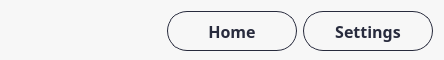
     <widget class="QWidget" name="ToolBar" native="true">
      <property name="minimumSize">
       <size>
        <width>0</width>
        <height>60</height>
       </size>
      </property>
      <property name="maximumSize">
       <size>
        <width>16777215</width>
        <height>60</height>
       </size>
      </property>
      <property name="styleSheet">
       <string notr="true">background-color: rgb(247,247,247);
border-radius: 20px;</string>
      </property>
      <layout class="QHBoxLayout" name="horizontalLayout_2">
       <item alignment="Qt::AlignLeft">
        <widget class="QPushButton" name="label_logo">
         <property name="minimumSize">
          <size>
           <width>150</width>
           <height>55</height>
          </size>
         </property>
         <property name="maximumSize">
          <size>
           <width>55</width>
           <height>55</height>
          </size>
         </property>
         <property name="text">
          <string/>
         </property>
         <property name="icon">
          <iconset>
           <normaloff>../images/LogoGIZMO.png</normaloff>../images/LogoGIZMO.png</iconset>
         </property>
         <property name="iconSize">
          <size>
           <width>100</width>
           <height>100</height>
          </size>
         </property>
        </widget>
       </item>
       <item alignment="Qt::AlignRight|Qt::AlignVCenter">
        <widget class="QPushButton" name="btn_home">
         <property name="minimumSize">
          <size>
           <width>130</width>
           <height>40</height>
          </size>
         </property>
         <property name="maximumSize">
          <size>
           <width>130</width>
           <height>40</height>
          </size>
         </property>
         <property name="font">
          <font>
           <family>Barlow</family>
           <pointsize>12</pointsize>
           <weight>75</weight>
           <bold>true</bold>
          </font>
         </property>
         <property name="cursor">
          <cursorShape>PointingHandCursor</cursorShape>
         </property>
         <property name="styleSheet">
          <string notr="true">QPushButton {    
    border: 1px solid rgba(40,43,61,255) ;
    border-radius: 20px;
    padding: 5px 10px;
	color: rgba(40,43,61,255) ;
}

QPushButton:hover {
    background-color: ;
}
</string>
         </property>
         <property name="text">
          <string>Home</string>
         </property>
         <property name="icon">
          <iconset>
           <normaloff>../icons/icon-home.png</normaloff>../icons/icon-home.png</iconset>
         </property>
         <property name="iconSize">
          <size>
           <width>30</width>
           <height>30</height>
          </size>
         </property>
        </widget>
       </item>
       <item>
        <widget class="QPushButton" name="btn_settings">
         <property name="minimumSize">
          <size>
           <width>130</width>
           <height>40</height>
          </size>
         </property>
         <property name="maximumSize">
          <size>
           <width>130</width>
           <height>40</height>
          </size>
         </property>
         <property name="font">
          <font>
           <family>Barlow</family>
           <pointsize>12</pointsize>
           <weight>75</weight>
           <bold>true</bold>
          </font>
         </property>
         <property name="cursor">
          <cursorShape>PointingHandCursor</cursorShape>
         </property>
         <property name="styleSheet">
          <string notr="true">QPushButton {    
    border: 1px solid rgba(40,43,61,255) ;
    border-radius: 20px;
    padding: 5px 10px;
	color: rgba(40,43,61,255) ;
}

QPushButton:hover {
    background-color: ;
}
</string>
         </property>
         <property name="text">
          <string>Settings</string>
         </property>
         <property name="icon">
          <iconset>
           <normaloff>../icons/icon-setting.png</normaloff>../icons/icon-setting.png</iconset>
         </property>
         <property name="iconSize">
          <size>
           <width>30</width>
           <height>30</height>
          </size>
         </property>
        </widget>
       </item>
      </layout>
     </widget>
